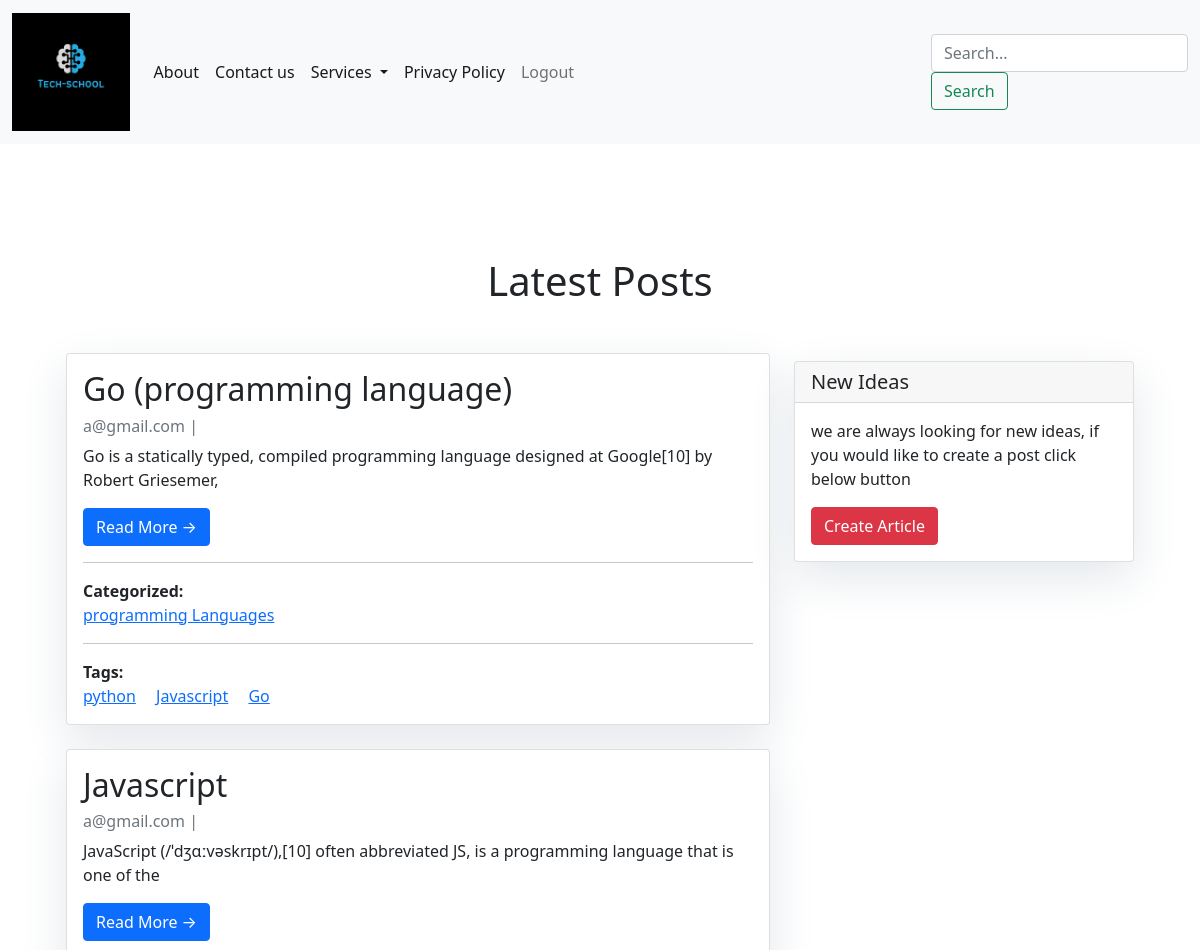
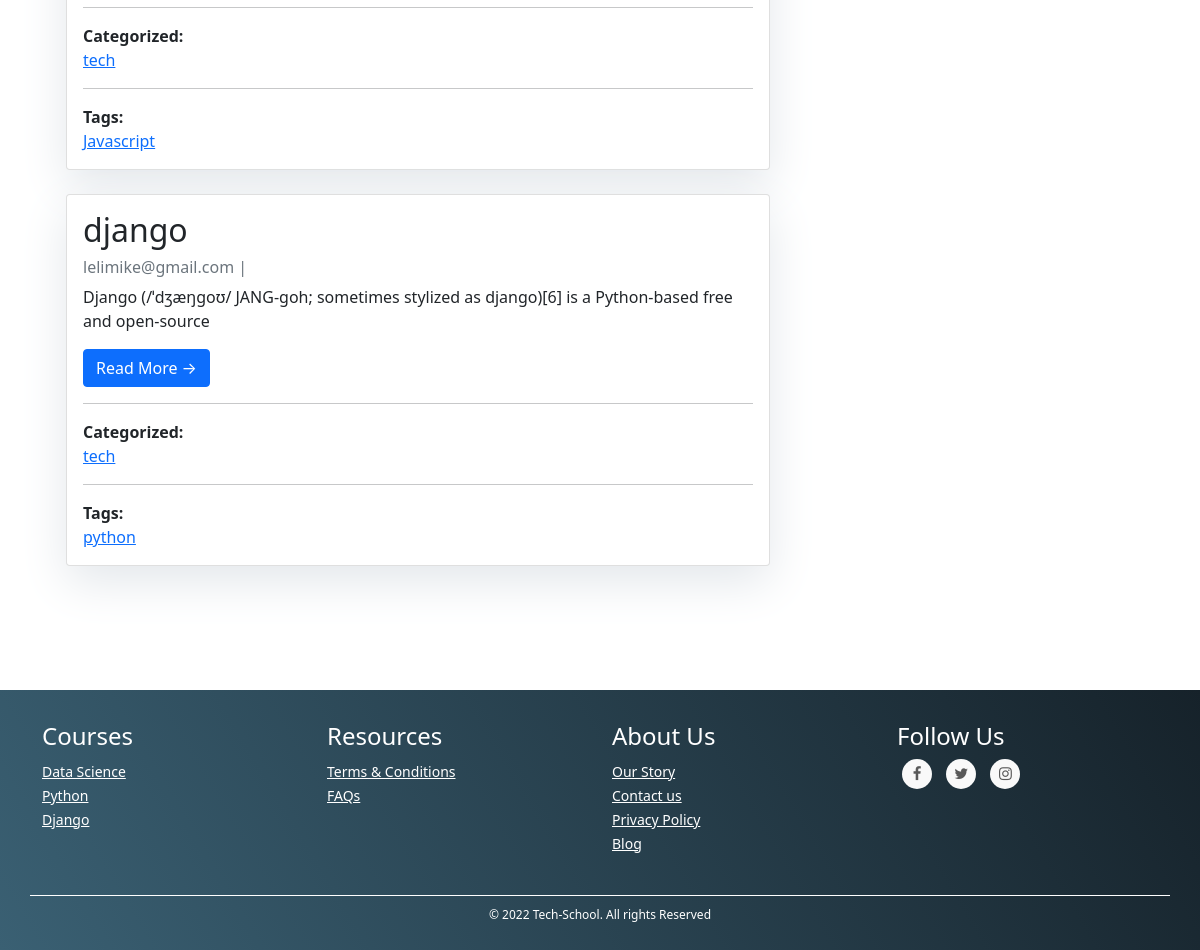
/blog/ (signed in), run on the app's committed database (2 pictures, top to bottom).
### blog/models.py (models this page shows, shortened)
class Post(models.Model):
    title = models.CharField(max_length=300, unique=True)
    slug = models.SlugField(max_length=300, unique=True)
    author = models.ForeignKey(settings.AUTH_USER_MODEL, on_delete=models.CASCADE, related_name=('blog_posts'))
    content = models.TextField()
    category = models.ManyToManyField(PostCategory,related_name='category')
    tag=models.ManyToManyField(PostTag,related_name='tag')
    status = models.IntegerField(choices=STATUS, default=0)
    created_at = models.DateTimeField(auto_now_add=True)
    updated_at = models.DateTimeField(auto_now=True)
    class Meta:
        ordering = ['-created_at']
        verbose_name = 'Post Article'
        verbose_name_plural = 'Post Articles'

class PostCategory(models.Model):
    name = models.CharField(max_length=100)
    slug = models.SlugField(max_length=100)
    description = models.TextField()
    parent = models.ForeignKey('self', blank=True, null=True,on_delete=models.CASCADE, related_name='children')
    class Meta:
        verbose_name = 'Category'
        verbose_name_plural = 'Categories'

class PostTag(models.Model):
    name=models.CharField(max_length=100)
    slug=models.SlugField(max_length=100,default='')
    description=models.TextField()
    class Meta:
        verbose_name = 'Tag'
        verbose_name_plural = 'Tags'

### accounts/models.py (models this page shows)
class User(AbstractUser):
    username = None
    email = models.EmailField(_('email address'), unique=True)
    phone_number=models.CharField(max_length=20)
    gender = models.CharField(max_length=10, choices=GENDER_CHOICES,default='Male')
    def __str__(self):
        return self.email
    USERNAME_FIELD = 'email'
    REQUIRED_FIELDS = []
    objects = UserManager()

### blog/views.py (the view)
# urls.py: path('', views.PostList.as_view(), name='post_list'),
class PostList(ListView):
    model = Post
    template_name = 'blog/post_list.html'

### blog/templates/blog/post_list.html (shortened to what this page needs)
{% extends "base.html" %}
{% block content %}
<header class="masthead">
    <div class="container">
        <div class="row">
            <div class=" col-md-8 col-md-10 mx-auto">
                <div class="site-heading">
                    <h3 class=" site-heading my-4 mt-3 text-white">Welcome to my blog.</h3>
                </div>
            </div>
        </div>
    </div>
</header>
<h1 style="text-align:center">Latest Posts</h1>
<br>
<div class="container">
    <div class="row">
        <div class="col-md-8 mt-3 left">
            {% for post in post_list %}
            <div class="card mb-4">
                <div class="card-body">
                    <h2 class="card-title">{{ post.title }}</h2>
                    <p class="card-text text-muted h6">{{ post.author }} | {{ post.created_on}} </p>
                    <p class="card-text">{{post.content|slice:":100" }}</p>
                    <a href="{% url 'blog:post_detail' post.slug  %}" class="btn btn-primary">Read More &rarr;</a>
                    <hr>
                    <b>Categorized:</b>
                    <br>
                    {% for category in post.category.all %}
                    <a href="{% url 'blog:post_category' category.slug %}" class="card-link">{{ category.name }}</a>
                    {% endfor %}
                    <hr>
                    <b>Tags:</b>
                    <br>
                       {% for tag in post.tag.all %}
                       <a href="{% url 'blog:post_tag' tag.slug %}" class="card-link">{{ tag.name }}</a>
                       {% endfor %}
                </div>
            </div>
            {% endfor %}
        </div>
        {% include 'blog/sidebar.html' %}
    </div>
</div>
{% endblock %}

### blog/templates/blog/post_list.html (style rules this page uses)
.card { box-shadow: 0 16px 48px #E3E7EB; }

### blog/templates/blog/sidebar.html (style rules this page uses)
.card { box-shadow: 0 16px 48px #E3E7EB; }

### data on the page
Post: title "Go (programming language)", author "a@gmail.com", content "Go is a statically typed, compiled programming language designed at Google[10] by Robert Griesemer,"
PostCategory: name "programming Languages"
PostTag: name "python"
PostTag: name "Javascript"
PostTag: name "Go"
Post: title "Javascript", author "a@gmail.com", content "JavaScript (/ˈdʒɑːvəskrɪpt/),[10] often abbreviated JS, is a programming language that is one of the"
PostCategory: name "tech"
Post: title "django", author "lelimike@gmail.com", content "Django (/ˈdʒæŋɡoʊ/ JANG-goh; sometimes stylized as django)[6] is a Python-based free and open-source"
